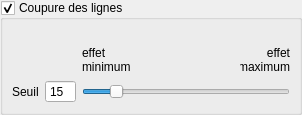
<?xml version="1.0" encoding="UTF-8"?>
<ui version="4.0">
 <class>EditSegmentationWidget</class>
 <widget class="QWidget" name="EditSegmentationWidget">
  <property name="geometry">
   <rect>
    <x>0</x>
    <y>0</y>
    <width>302</width>
    <height>115</height>
   </rect>
  </property>
  <property name="windowTitle">
   <string>Form</string>
  </property>
  <layout class="QVBoxLayout" name="verticalLayout">
   <property name="spacing">
    <number>0</number>
   </property>
   <property name="leftMargin">
    <number>0</number>
   </property>
   <property name="topMargin">
    <number>0</number>
   </property>
   <property name="rightMargin">
    <number>0</number>
   </property>
   <property name="bottomMargin">
    <number>0</number>
   </property>
   <item>
    <widget class="QGroupBox" name="gb_threshold">
     <property name="title">
      <string>Coupure des lignes</string>
     </property>
     <property name="checkable">
      <bool>true</bool>
     </property>
     <property name="checked">
      <bool>true</bool>
     </property>
     <layout class="QGridLayout" name="gridLayout">
      <item row="1" column="2" colspan="3">
       <widget class="QSlider" name="slider_threshold">
        <property name="minimum">
         <number>1</number>
        </property>
        <property name="maximum">
         <number>100</number>
        </property>
        <property name="pageStep">
         <number>1</number>
        </property>
        <property name="value">
         <number>15</number>
        </property>
        <property name="orientation">
         <enum>Qt::Horizontal</enum>
        </property>
       </widget>
      </item>
      <item row="1" column="1">
       <widget class="QSpinBox" name="sb_threshold">
        <property name="maximumSize">
         <size>
          <width>50</width>
          <height>16777215</height>
         </size>
        </property>
        <property name="readOnly">
         <bool>true</bool>
        </property>
        <property name="buttonSymbols">
         <enum>QAbstractSpinBox::NoButtons</enum>
        </property>
        <property name="minimum">
         <number>1</number>
        </property>
        <property name="maximum">
         <number>100</number>
        </property>
        <property name="value">
         <number>15</number>
        </property>
       </widget>
      </item>
      <item row="0" column="4">
       <widget class="QLabel" name="label_3">
        <property name="maximumSize">
         <size>
          <width>50</width>
          <height>16777215</height>
         </size>
        </property>
        <property name="layoutDirection">
         <enum>Qt::LeftToRight</enum>
        </property>
        <property name="text">
         <string>effet maximum</string>
        </property>
        <property name="alignment">
         <set>Qt::AlignBottom|Qt::AlignRight|Qt::AlignTrailing</set>
        </property>
        <property name="wordWrap">
         <bool>true</bool>
        </property>
       </widget>
      </item>
      <item row="1" column="0">
       <widget class="QLabel" name="label">
        <property name="maximumSize">
         <size>
          <width>50</width>
          <height>16777215</height>
         </size>
        </property>
        <property name="text">
         <string>Seuil</string>
        </property>
       </widget>
      </item>
      <item row="0" column="2">
       <widget class="QLabel" name="label_2">
        <property name="maximumSize">
         <size>
          <width>50</width>
          <height>16777215</height>
         </size>
        </property>
        <property name="text">
         <string>effet minimum</string>
        </property>
        <property name="alignment">
         <set>Qt::AlignBottom|Qt::AlignLeading|Qt::AlignLeft</set>
        </property>
        <property name="wordWrap">
         <bool>true</bool>
        </property>
       </widget>
      </item>
      <item row="0" column="3">
       <spacer name="horizontalSpacer">
        <property name="orientation">
         <enum>Qt::Horizontal</enum>
        </property>
        <property name="sizeHint" stdset="0">
         <size>
          <width>40</width>
          <height>20</height>
         </size>
        </property>
       </spacer>
      </item>
     </layout>
    </widget>
   </item>
  </layout>
 </widget>
 <resources/>
 <connections/>
</ui>
